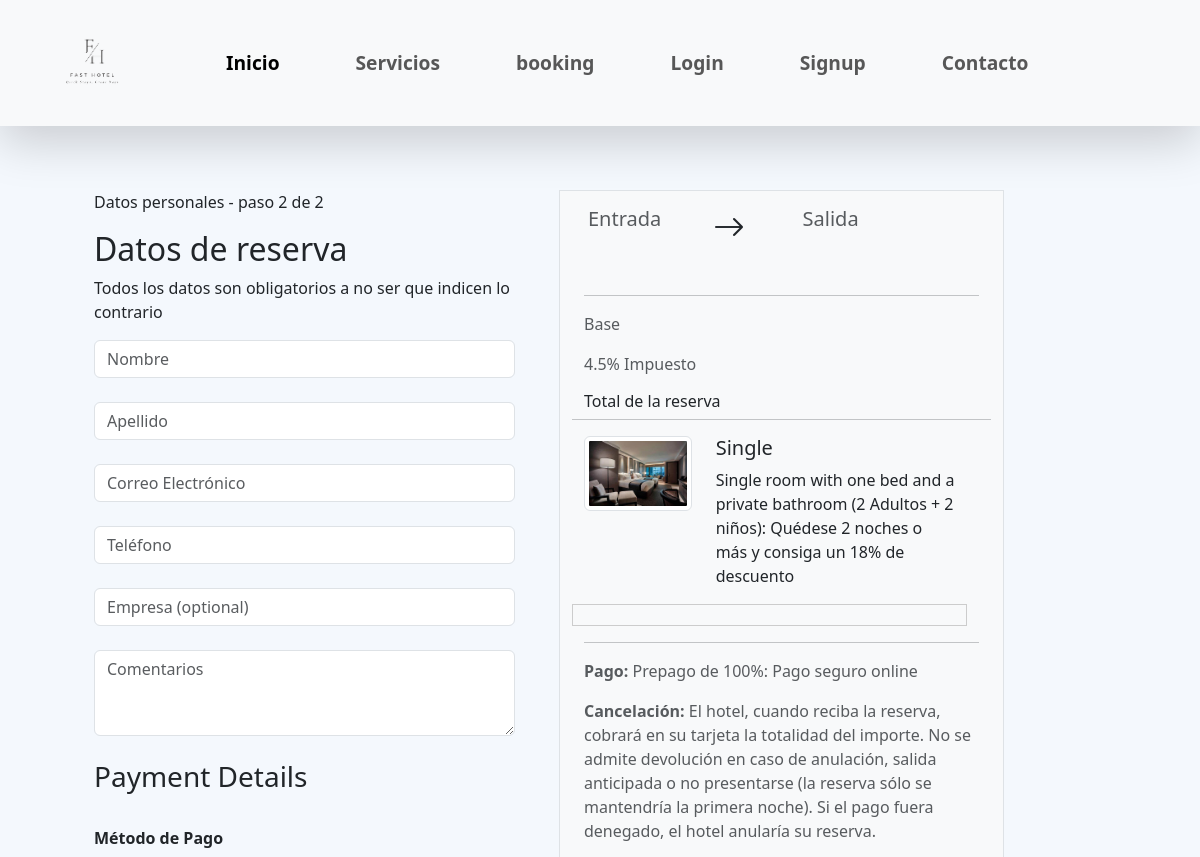
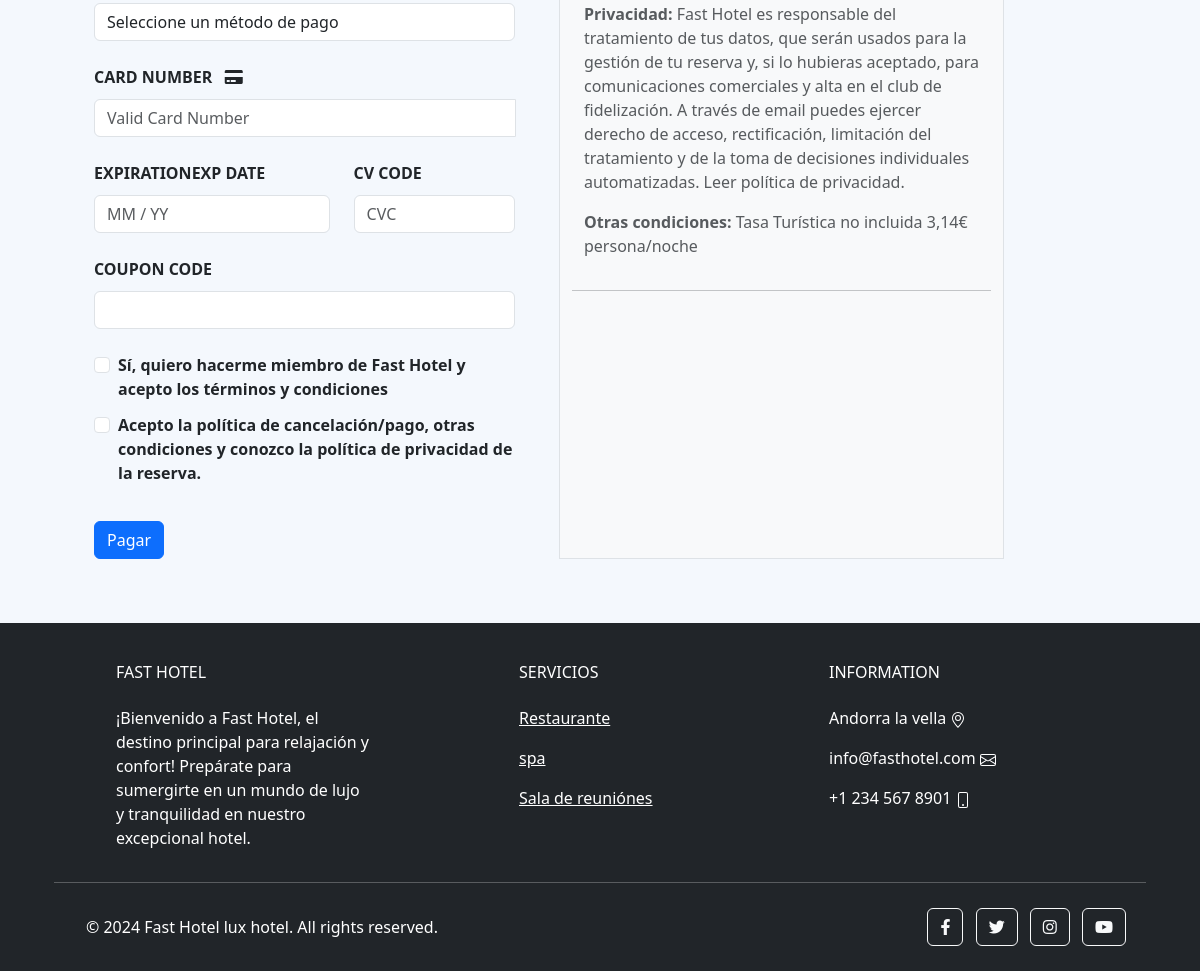
Screenshot of /index/payment/10/ with the database file from the repository (2 pictures, top to bottom).
### Hotel/models.py (models this page shows, shortened)
class Room(models.Model):
    ROOM_CATEGORIES = [
        ('Single', 'Single'),
        ('Suite', 'Suite'),
        ('Double', 'Double'),
    ]
    ESTADO = [
        ("Ocupado", "Ocupado"),
        ("Libre/Disponible", "Libre/Disponible"),
        ("Reservado", "Reservado"),
        ("Sucio/En Limpieza", "Sucio/En Limpieza"),
        ("En Mantenimiento/Reparaciones", "En Mantenimiento/Reparaciones"),
        ("Bloqueado", "Bloqueado"),
        ("Fuera de Servicio", "Fuera de Servicio"),
        ("Inhabitable/No disponible", "Inhabitable/No disponible")
    ]
    ROOM_DESCRIPTIONS = {
        'Single': 'Single room with one bed and a private bathroom',
        'Double': 'Double room with two beds and a private bathroom',
        'Suite': 'Suite with two rooms, an interconnecting door, and a private bathroom',
    }
    room_number = models.CharField(max_length=3)
    image = models.ImageField(upload_to='room_images/', blank=True, null=True)
    category = models.CharField(max_length=50, choices=ROOM_CATEGORIES)
    state = models.CharField(max_length=50, choices=ESTADO)
    rent = models.DecimalField(max_digits=10, decimal_places=2)
    adults = models.IntegerField(validators=[MaxValueValidator(3)])
    children = models.IntegerField(validators=[MaxValueValidator(3)])
    occupied = models.BooleanField(default=False)
    discapacity = models.BooleanField(default=False)
    wifi = models.BooleanField(default=False)
    television = models.BooleanField(default=False)
    phone = models.BooleanField(default=False)
    description = models.TextField(blank=True, default="")
    hotel = models.ForeignKey(Hotel, related_name='rooms', on_delete=models.CASCADE)
    num_toilets = models.IntegerField(default=0)
    num_beds = models.IntegerField(default=0)

### Hotel/views.py (the view)
# urls.py: path('payment/<int:room_id>/', payment, name='payment'),
def payment(request, room_id):
    room = get_object_or_404(Room, id=room_id)
    payment_methods = Metodo_pago.objects.all()
    context = {
        'room_id': room.id,
        'room_number': room.room_number,
        'image': room.image.url if room.image else None,
        'category': room.category,
        'state': room.state,
        'rent': room.rent,
        'adults': room.adults,
        'children': room.children,
        'occupied': room.occupied,
        'discapacity': room.discapacity,
        'wifi': room.wifi,
        'television': room.television,
        'phone': room.phone,
        'description': room.description,
        'hotel': room.hotel,
        'num_toilets': room.num_toilets,
        'num_beds': room.num_beds,
        'hotel': room.hotel,
        'payment_methods': payment_methods
    }
    return render(request, 'hotel/payment.html', context)

### Hotel/templates/hotel/payment.html (shortened to what this page needs)
{% extends 'base.html' %}
{% load static %}
{% block css %}
<link rel="stylesheet" type="text/css" href="{% static 'css/nav.css' %}">
{% endblock %}
{% block content %}
<div class="container p-5">
    <div class="row">
        <div class="col-lx-5 col-lg-5 m-3 col-md-12 col-sm-12 col-xs-12">
            <p>Datos personales - paso 2 de 2</p>
            <h2>Datos de reserva</h2>
            <p>Todos los datos son obligatorios a no ser que indicen lo contrario</p>
            <form action="{% url 'reservations' %}" method="post">
              <div class="form-group">
                  <input type="text" class="form-control" name="nombre" id="nombre" placeholder="Nombre" required>
              </div> </br>
              <div class="form-group">
                  <input type="text" class="form-control" name="apellido" id="apellido" placeholder="Apellido" required>
              </div> </br>
              <div class="form-group">
                  <input type="email" class="form-control" name="email" id="email" placeholder="Correo Electrónico" required>
              </div> </br>
              <div class="form-group">
                  <input type="tel" class="form-control" name="telefono" id="telefono" placeholder="Teléfono" required>
              </div> </br>
              <div class="form-group">
                  <input type="text" class="form-control" name="empresa" id="empresa" placeholder="Empresa (optional)">
              </div> </br>
              <div class="form-group">
                  <textarea class="form-control" name="comentarios" id="comentarios" rows="3" placeholder="Comentarios"></textarea>
              </div> </br>
              <div class="form-group">
                  <div class="panel panel-default credit-card-box">
                      <div class="panel-heading display-table">
                          <div class="row display-tr">
                              <h3 class="panel-title display-td">Payment Details</h3>
                          </div>
                      </div>  <br>
                      <div class="panel-body">
                          <div class="row">
                              <div class="col-xs-12">
                                <div class="form-group">
                                  <label for="payment_method">Método de Pago</label>
                                  <select class="form-control" name="payment_method" id="payment_method" required>
                                      <option value="">Seleccione un método de pago</option>
                                  </select>
                              </div> <br>
                                  <div class="form-group">
                                      <label for="cardNumber">CARD NUMBER  &nbsp; <i class="fa fa-credit-card"></i></label>
                                      <div class="input-group">
                                          <input type="tel" class="form-control" name="cardNumber" placeholder="Valid Card Number" autocomplete="cc-number" required/>
                                      </div>
                                  </div>
                              </div>
                          </div> <br>
                          <div class="row">
                              <div class="col-xs-7 col-md-7">
                                  <div class="form-group">
                                      <label for="cardExpiry"><span class="hidden-xs">EXPIRATION</span><span class="visible-xs-inline">EXP</span> DATE</label>
                                      <input type="tel" class="form-control" name="cardExpiry" placeholder="MM / YY" autocomplete="cc-exp" required />
                                  </div>
                              </div>
                              <div class="col-xs-5 col-md-5 pull-right">
                                  <div class="form-group">
                                      <label for="cardCVC">CV CODE</label>
                                      <input type="tel" class="form-control" name="cardCVC" placeholder="CVC" autocomplete="cc-csc" required />
                                  </div>
                              </div>
                          </div>  <br>
                          <div class="row">
                              <div class="col-xs-12">
                                  <div class="form-group">
                                      <label for="couponCode">COUPON CODE</label>
                                      <input type="text" class="form-control" name="couponCode" />
                                  </div>
                              </div>
                          </div>
                      </div>
                  </div>
              </div> </br>
              <div class="form-group">
                  <div class="form-check">
                      <input class="form-check-input" type="checkbox" name="condiciones" id="condiciones">
                      <label class="form-check-label" for="condiciones">Sí, quiero hacerme miembro de Fast Hotel y acepto los términos y condiciones</label>
                  </div>
                  <div class="form-check">
                      <input class="form-check-input" type="checkbox" name="privacidad" id="privacidad">
                      <label class="form-check-label" for="privacidad"> Acepto la política de cancelación/pago, otras condiciones y conozco la política de privacidad de la reserva.</label>
                  </div>
              </div>
              <button type="submit" class="btn btn-primary d-none d-lg-block">Pagar</button>
          </form>
        </div>
        <div class="col-lx-5 col-lg-5 m-3 col-md-12 col-sm-12 col-xs-12 m-3 border bg-light">
            <div class="container">
                <div class="row">
                    <div class="col-4 p-3">
                        <h5 class="text-muted">Entrada</h5>
                    </div>
                    <div class="col-1 d-flex justify-content-center align-items-center space">
                        <i class="bi bi-arrow-right fs-2"></i>
                    </div>
                    <div class="col-4 p-3">
                        <h5 class="text-muted">Salida</h5>
                    </div>
                </div>
                <div class="row">
                </div>
                <hr>
                <div class="row">
                  <div class="col-6">
                      <p class="text-muted">Base</p>
                      <p class="text-muted">4.5% Impuesto</p>
                      <h6>Total de la reserva</h6>
                  </div>
                  <div class="col-6">
                  </div>
                  <br>
                  <hr>
                  <div class="row">
                      <div class="col-lx-4 col-lg-4 col-md-12 col-sm-12 col-xs-12">
                          {% if image %}
                          <div class="thumbnail">
                              <img src="{{ image }}" alt="Room Image" class="img-thumbnail">
                          </div>
                          {% endif %}
                      </div>
                      <div class="col-lx-8 col-lg-8 col-md-12 col-sm-12 col-xs-12">
                          <h5>{{category}}</h5>
                          <p>{{description}} (2 Adultos + 2 niños): Quédese 2 noches o más y consiga un 18% de
                              descuento</p>
                      </div>
                      <br>
                      <div class="scroll-box" id="datePriceBox">
                      </div>
                  </div>
              </div>
              <hr>
              <div class="row">
                  <div class="col-12 other-information">
                      <p class="text-muted text-sm"> <strong>Pago:</strong> Prepago de 100%: Pago seguro online</p>
                      <p class="text-muted text-md"> <strong>Cancelación:</strong> El hotel, cuando reciba la
                          reserva, cobrará en su tarjeta la totalidad del importe. No se admite devolución en caso de
                          anulación, salida anticipada o no presentarse (la reserva sólo se mantendría la primera
                          noche). Si el pago fuera denegado, el hotel anularía su reserva.</p>
                      <p class="text-muted text-lg"> <strong>Privacidad:</strong> Fast Hotel es responsable del
                          tratamiento de tus datos, que serán usados para la gestión de tu reserva y, si lo hubieras
                          aceptado, para comunicaciones comerciales y alta en el club de fidelización. A través de
                          email puedes ejercer derecho de acceso, rectificación, limitación del tratamiento y de la
                          toma de decisiones individuales automatizadas. Leer política de privacidad.</p>
                      <p class="text-muted text-xl"><strong>Otras condiciones:</strong> Tasa Turística no incluida
                          3,14€ persona/noche</p>
                  </div>
              </div>
          </div>
          <hr>
      </div>
  </div>
</div>
{% endblock %}

### Hotel/templates/hotel/payment.html (style rules this page uses)
.form-group label { margin-bottom: 10px; font-weight: 600; }
.space { margin-right: 40px; }
#datePriceBox { max-height: 200px; overflow-y: auto; border: 1px solid #ccc; padding: 10px; }
.thumbnail { max-width: 140px; margin-bottom: 10px; min-width: 100px; }
.img-thumbnail { max-width: 100%; min-width: 100%; height: auto; }
body { background-color: rgb(244, 248, 253); }

### rows the page displays
Room: category "Single", description "Single room with one bed and a private bathroom"
